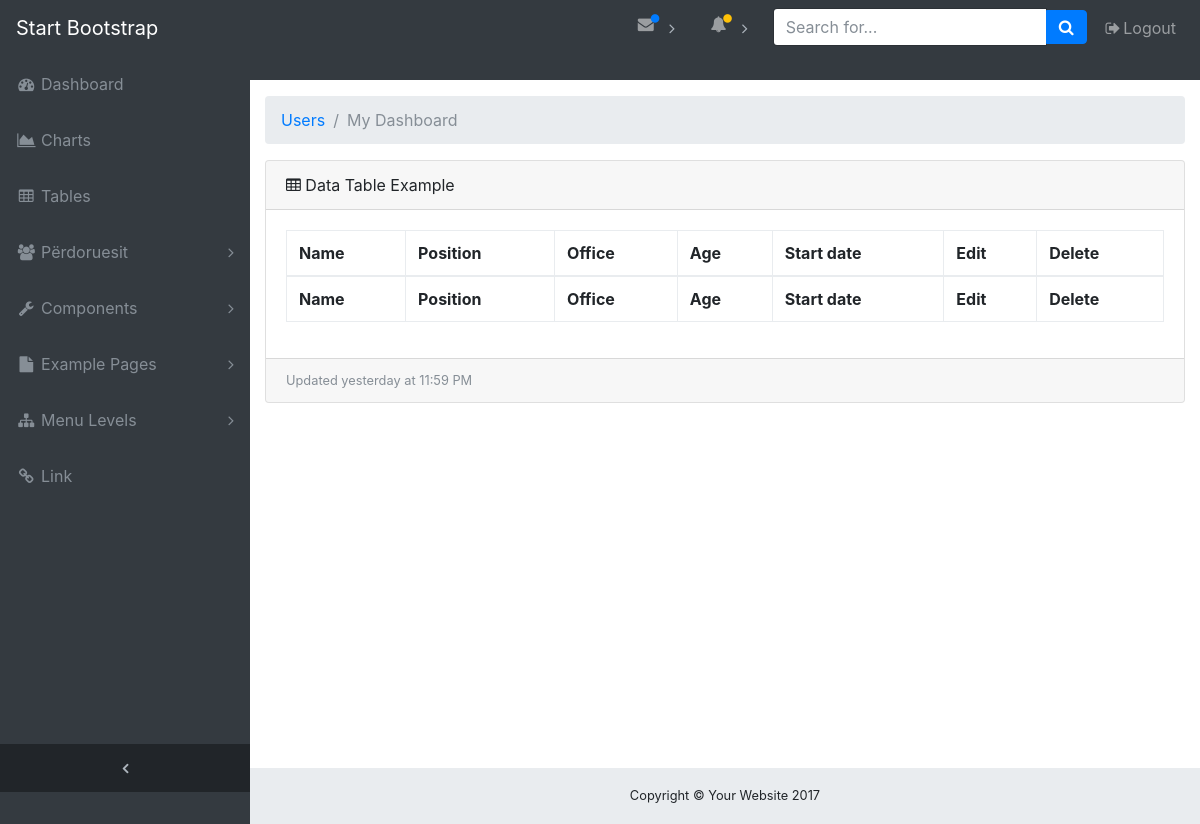
Page /admin/users.php on the earlier database version.
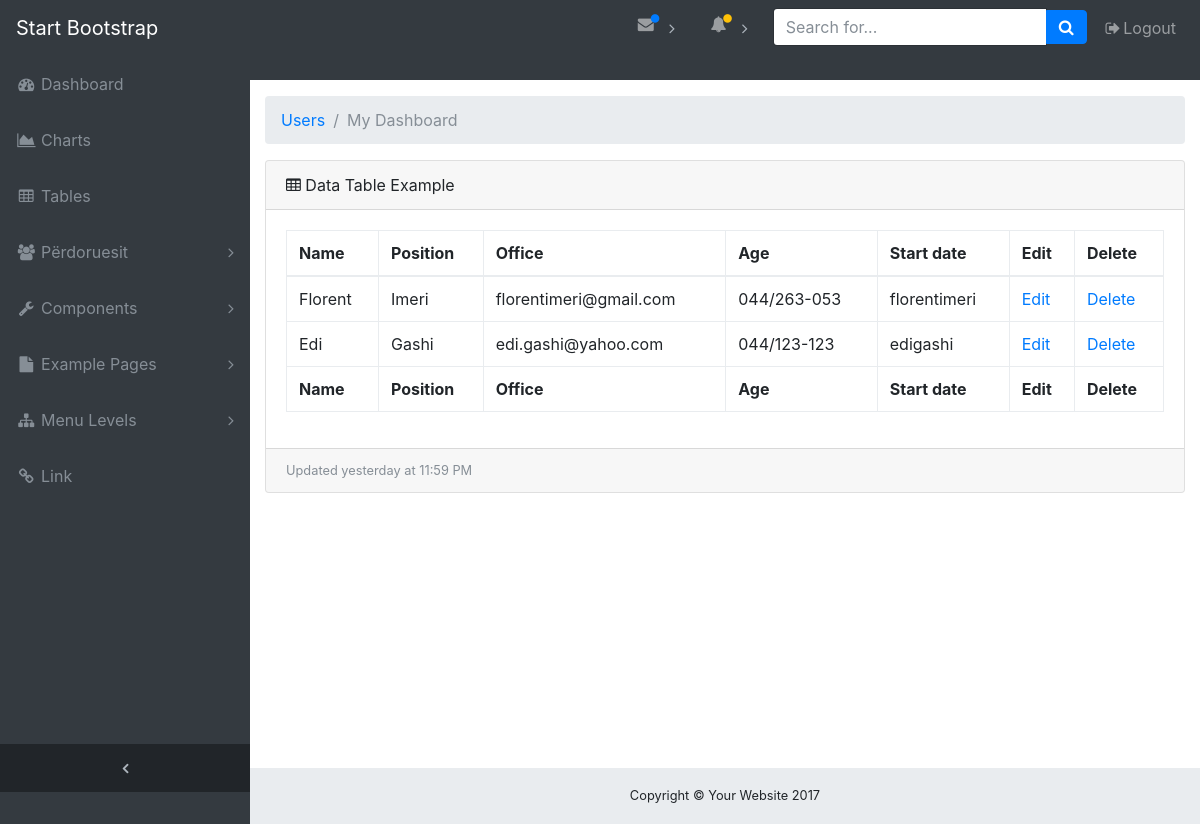
Same page on the later database version.
### tables this page shows
CREATE TABLE `users` (
  `user_id` int(11) NOT NULL,
  `firstname` varchar(30) NOT NULL,
  `lastname` varchar(30) NOT NULL,
  `password` varchar(100) NOT NULL,
  `dep_id` int(11) NOT NULL,
  `email` varchar(40) NOT NULL,
  `date` date NOT NULL,
  `username` varchar(30) NOT NULL,
  `phone` varchar(20) NOT NULL,
  `reg_id` int(11) NOT NULL
);

### admin/includes/functions.php (called while the page is built, shortened)
<?php
function findUsers(){
	global $dbconn;
	$query_users="SELECT * FROM users";
	return $result_all_users=mysqli_query($dbconn,$query_users);
}
?>

### admin/includes/view_all_users.php (the view)
   <div class="card mb-3">
     <div class="card-header">
       <i class="fa fa-table"></i> Data Table Example</div>
     <div class="card-body">
       <div class="table-responsive">
         <table class="table table-bordered" id="dataTable" width="100%" cellspacing="0">
           <thead>
             <tr>
               <th>Name</th>
               <th>Position</th>
               <th>Office</th>
               <th>Age</th>
               <th>Start date</th>
               <th>Edit</th>
	  <th>Delete</th>
             </tr>
           </thead>
           <tfoot>
             <tr>
               <th>Name</th>
               <th>Position</th>
               <th>Office</th>
               <th>Age</th>
               <th>Start date</th>
               <th>Edit</th>
	  <th>Delete</th>
             </tr>
           </tfoot>
           <tbody>
           <?php
	$users=findUsers();
	while($user=mysqli_fetch_array($users)){
	$user_id=$user['userid'];
	echo "<tr>";
	echo "<td>".  $user['firstname'] . "</td>";
	echo "<td>".  $user['lastname'] . "</td>";
	echo "<td>".  $user['email'] . "</td>";
	echo "<td>".  $user['phone'] . "</td>";
	echo "<td>".  $user['username'] . "</td>";
	echo "<td><a href='users.php?source=edit_user&user_id=$user_id'>Edit</a></td>";
	echo "<td><a href='users.php?delete=$user_id'>Delete</a></td>";
	echo "</tr>";
}
  ?>
           </tbody>
         </table>
       </div>
     </div>
     <div class="card-footer small text-muted">Updated yesterday at 11:59 PM</div>

### admin/includes/header.php (shortened to what this page needs)
<?php include "../includes/db.php";?>
<?php include "functions.php";?>
<!DOCTYPE html>
<html lang="en">
<head>
  <link href="vendor/bootstrap/css/bootstrap.min.css" rel="stylesheet">
  <link href="vendor/font-awesome/css/font-awesome.min.css" rel="stylesheet" type="text/css">
  <link href="vendor/datatables/dataTables.bootstrap4.css" rel="stylesheet">
  <link href="css/sb-admin.css" rel="stylesheet">
</head>
<body class="fixed-nav sticky-footer bg-dark" id="page-top">

### admin/includes/navigation.php (shortened to what this page needs)
<nav class="navbar navbar-expand-lg navbar-dark bg-dark fixed-top" id="mainNav">
    <a class="navbar-brand" href="index.html">Start Bootstrap</a>
    <div class="collapse navbar-collapse" id="navbarResponsive">
      <ul class="navbar-nav navbar-sidenav" id="exampleAccordion">
        <li class="nav-item" data-toggle="tooltip" data-placement="right" title="Dashboard">
          <a class="nav-link" href="index.html">
            <i class="fa fa-fw fa-dashboard"></i>
            <span class="nav-link-text">Dashboard</span>
          </a>
        </li>
        <li class="nav-item" data-toggle="tooltip" data-placement="right" title="Charts">
          <a class="nav-link" href="charts.html">
            <i class="fa fa-fw fa-area-chart"></i>
            <span class="nav-link-text">Charts</span>
          </a>
        </li>
        <li class="nav-item" data-toggle="tooltip" data-placement="right" title="Tables">
          <a class="nav-link" href="tables.html">
            <i class="fa fa-fw fa-table"></i>
            <span class="nav-link-text">Tables</span>
          </a>
        </li>
		<li class="nav-item" data-toggle="tooltip" data-placement="right" title="Users">
          <a class="nav-link nav-link-collapse collapsed" data-toggle="collapse" href="#collapseUsers" data-parent="#exampleAccordion">
            <i class="fa fa-fw fa-users"></i>
            <span class="nav-link-text">Përdoruesit</span>
          </a>
        </li>
        <li class="nav-item" data-toggle="tooltip" data-placement="right" title="Components">
          <a class="nav-link nav-link-collapse collapsed" data-toggle="collapse" href="#collapseComponents" data-parent="#exampleAccordion">
            <i class="fa fa-fw fa-wrench"></i>
            <span class="nav-link-text">Components</span>
          </a>
        </li>
        <li class="nav-item" data-toggle="tooltip" data-placement="right" title="Example Pages">
          <a class="nav-link nav-link-collapse collapsed" data-toggle="collapse" href="#collapseExamplePages" data-parent="#exampleAccordion">
            <i class="fa fa-fw fa-file"></i>
            <span class="nav-link-text">Example Pages</span>
          </a>
        </li>
        <li class="nav-item" data-toggle="tooltip" data-placement="right" title="Menu Levels">
          <a class="nav-link nav-link-collapse collapsed" data-toggle="collapse" href="#collapseMulti" data-parent="#exampleAccordion">
            <i class="fa fa-fw fa-sitemap"></i>
            <span class="nav-link-text">Menu Levels</span>
          </a>
        </li>
        <li class="nav-item" data-toggle="tooltip" data-placement="right" title="Link">
          <a class="nav-link" href="#">
            <i class="fa fa-fw fa-link"></i>
            <span class="nav-link-text">Link</span>
          </a>
        </li>
      </ul>
      <ul class="navbar-nav sidenav-toggler">
        <li class="nav-item">
          <a class="nav-link text-center" id="sidenavToggler">
            <i class="fa fa-fw fa-angle-left"></i>
          </a>
        </li>
      </ul>
      <ul class="navbar-nav ml-auto">
        <li class="nav-item dropdown">
          <a class="nav-link dropdown-toggle mr-lg-2" id="messagesDropdown" href="#" data-toggle="dropdown" aria-haspopup="true" aria-expanded="false">
            <i class="fa fa-fw fa-envelope"></i>
            <span class="indicator text-primary d-none d-lg-block">
              <i class="fa fa-fw fa-circle"></i>
            </span>
          </a>
        </li>
        <li class="nav-item dropdown">
          <a class="nav-link dropdown-toggle mr-lg-2" id="alertsDropdown" href="#" data-toggle="dropdown" aria-haspopup="true" aria-expanded="false">
            <i class="fa fa-fw fa-bell"></i>
            <span class="indicator text-warning d-none d-lg-block">
              <i class="fa fa-fw fa-circle"></i>
            </span>
          </a>
        </li>
        <li class="nav-item">
          <form class="form-inline my-2 my-lg-0 mr-lg-2">
            <div class="input-group">
              <input class="form-control" type="text" placeholder="Search for...">
              <span class="input-group-btn">
                <button class="btn btn-primary" type="button">
                  <i class="fa fa-search"></i>
                </button>
              </span>
            </div>
          </form>
        </li>
        <li class="nav-item">
          <a class="nav-link" data-toggle="modal" data-target="#exampleModal">
            <i class="fa fa-fw fa-sign-out"></i>Logout</a>
        </li>
      </ul>
    </div>
  </nav>

### admin/users.php (shortened to what this page needs)
<?php include "includes/header.php";?>
  <?php include "includes/navigation.php";?>
	<div class="content-wrapper">
		<div class="container-fluid">
		  <ol class="breadcrumb">
			<li class="breadcrumb-item">
			  <a href="#">Users</a>
			</li>
			<li class="breadcrumb-item active">My Dashboard</li>
		  </ol>
		  <?php
			if(isset($_GET['source'])){
				$source=$_GET['source'];
			}
			else{
				$source="";
			}
			switch($source){
				default:
				include "includes/view_all_users.php";
				break;
			}
			?>
		</div>
	</div>
 <?php include "includes/footer.php";?>

### admin/includes/footer.php (shortened to what this page needs)
    <footer class="sticky-footer">
      <div class="container">
        <div class="text-center">
          <small>Copyright © Your Website 2017</small>
        </div>
      </div>
    </footer>
  </div>
</body>
</html>

### admin/css/sb-admin.css (style rules this page uses)
html { position: relative; min-height: 100%; }
body { overflow-x: hidden; }
body.sticky-footer { margin-bottom: 56px; }
body.sticky-footer .content-wrapper { min-height: calc(100vh - 56px - 56px); }
body.fixed-nav { padding-top: 56px; }
.content-wrapper { min-height: calc(100vh - 56px); padding-top: 1rem; }
#mainNav .navbar-collapse { overflow: auto; max-height: 75vh; }
#mainNav .navbar-collapse .navbar-nav .nav-item .nav-link { cursor: pointer; }
#mainNav .navbar-collapse .navbar-sidenav .nav-link-collapse:after { float: right; content: '\f107'; font-family: 'FontAwesome'; }
#mainNav .navbar-collapse .navbar-sidenav .nav-link-collapse.collapsed:after { content: '\f105'; }
#mainNav .navbar-collapse .sidenav-toggler { display: none; }
#mainNav .navbar-collapse .navbar-nav > .nav-item.dropdown > .nav-link { position: relative; min-width: 45px; }
#mainNav .navbar-collapse .navbar-nav > .nav-item.dropdown > .nav-link:after { float: right; width: auto; content: '\f105'; border: none; font-family: 'FontAwesome'; }
#mainNav .navbar-collapse .navbar-nav > .nav-item.dropdown > .nav-link .indicator { position: absolute; top: 5px; left: 21px; font-size: 10px; }
@media (min-width: 992px) { #mainNav .navbar-brand { width: 250px; } }
@media (min-width: 992px) { #mainNav .navbar-collapse { overflow: visible; max-height: none; } }
@media (min-width: 992px) { #mainNav .navbar-collapse .navbar-sidenav { position: absolute; top: 0; left: 0; overflow-x: hidden; overflow-y: auto; -webkit-flex-direction: column; -ms-flex-direction: column; flex-direction: column; margin-top: 56px; } }
@media (min-width: 992px) { #mainNav .navbar-collapse .navbar-sidenav > .nav-item { width: 250px; padding: 0; } }
@media (min-width: 992px) { #mainNav .navbar-collapse .navbar-sidenav > .nav-item > .nav-link { padding: 1em; } }
@media (min-width: 992px) { #mainNav .navbar-collapse .navbar-nav > .nav-item.dropdown > .nav-link { min-width: 0; } }
@media (min-width: 992px) { #mainNav .navbar-collapse .navbar-nav > .nav-item.dropdown > .nav-link:after { width: 24px; text-align: center; } }
#mainNav.fixed-top .sidenav-toggler { display: none; }
@media (min-width: 992px) { #mainNav.fixed-top .navbar-sidenav { height: calc(100vh - 112px); } }
@media (min-width: 992px) { #mainNav.fixed-top .sidenav-toggler { position: absolute; top: 0; left: 0; display: flex; overflow-x: hidden; overflow-y: auto; -webkit-flex-direction: column; -ms-flex-direction: column; flex-direction: column; margin-top: calc(100vh - 56px); } }
@media (min-width: 992px) { #mainNav.fixed-top .sidenav-toggler > .nav-item { width: 250px; padding: 0; } }
@media (min-width: 992px) { #mainNav.fixed-top .sidenav-toggler > .nav-item > .nav-link { padding: 1em; } }
#mainNav.fixed-top.navbar-dark .sidenav-toggler { background-color: #212529; }
#mainNav.fixed-top.navbar-dark .sidenav-toggler a i { color: #adb5bd; }
.content-wrapper { overflow-x: hidden; background: white; }
@media (min-width: 992px) { .content-wrapper { margin-left: 250px; } }
#sidenavToggler i { font-weight: 800; }
#mainNav.navbar-dark .navbar-collapse .navbar-sidenav .nav-link-collapse:after { color: #868e96; }
#mainNav.navbar-dark .navbar-collapse .navbar-sidenav > .nav-item > .nav-link { color: #868e96; }
#mainNav.navbar-dark .navbar-collapse .navbar-nav > .nav-item.dropdown > .nav-link:after { color: #adb5bd; }
@media (min-width: 992px) { #mainNav.navbar-dark .navbar-collapse .navbar-sidenav { background: #343a40; } }
footer.sticky-footer { position: absolute; right: 0; bottom: 0; width: 100%; height: 56px; background-color: #e9ecef; line-height: 55px; }
@media (min-width: 992px) { footer.sticky-footer { width: calc(100% - 250px); } }

Differences in the rows shown:
added users: firstname "Florent", lastname "Imeri", email "florentimeri@gmail.com", phone "044/263-053", username "florentimeri"
added users: firstname "Edi", lastname "Gashi", email "edi.gashi@yahoo.com", phone "044/123-123", username "edigashi"
